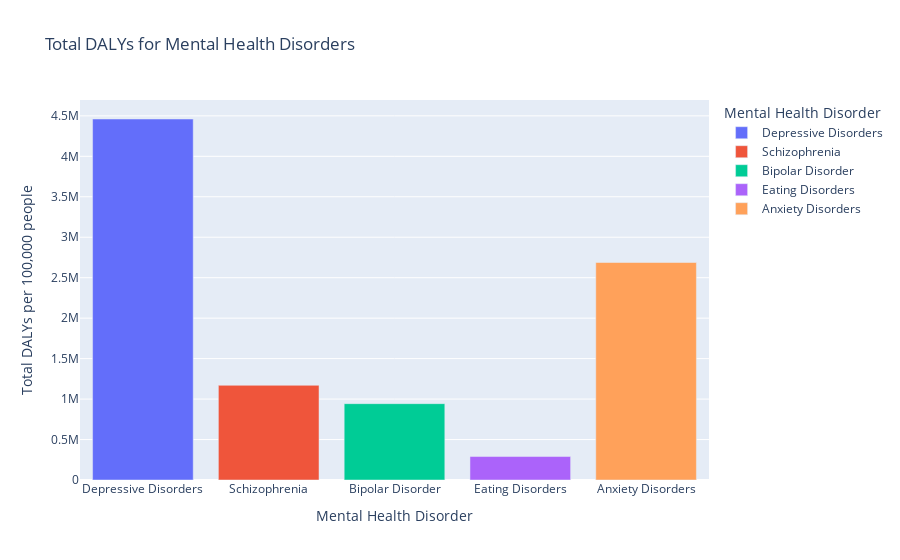

Notebook source saved alongside this figure:
### Code cell
import pandas as pd
import plotly.express as px

# Assuming you already have the 'df' DataFrame

# Sum the DALYs for each disorder
df['Total DALYs from Depressive Disorders'] = df['DALYs from depressive disorders per 100,000 people in, both sexes aged age-standardized'].sum()
df['Total DALYs from Schizophrenia'] = df['DALYs from schizophrenia per 100,000 people in, both sexes aged age-standardized'].sum()
df['Total DALYs from Bipolar Disorder'] = df['DALYs from bipolar disorder per 100,000 people in, both sexes aged age-standardized'].sum()
df['Total DALYs from Eating Disorders'] = df['DALYs from eating disorders per 100,000 people in, both sexes aged age-standardized'].sum()
df['Total DALYs from Anxiety Disorders'] = df['DALYs from anxiety disorders per 100,000 people in, both sexes aged age-standardized'].sum()

# Create a new DataFrame for total DALYs for each disorder
total_daly_df = pd.DataFrame({
    'Disorder': ['Depressive Disorders', 'Schizophrenia', 'Bipolar Disorder', 'Eating Disorders', 'Anxiety Disorders'],
    'Total DALYs': [
        df['Total DALYs from Depressive Disorders'].values[0],
        df['Total DALYs from Schizophrenia'].values[0],
        df['Total DALYs from Bipolar Disorder'].values[0],
        df['Total DALYs from Eating Disorders'].values[0],
        df['Total DALYs from Anxiety Disorders'].values[0]
    ]
})

# Bar plot for the total DALYs for each disorder
fig = px.bar(total_daly_df, x='Disorder', y='Total DALYs',
             title='Total DALYs for Mental Health Disorders',
             labels={'Total DALYs': 'Total DALYs per 100,000 people', 'Disorder': 'Mental Health Disorder'},
             color='Disorder')



fig.show()

### Figure 1 — Plotly figure (JSON) as saved in the notebook; plotly's stock layout.template omitted (floating-point values rounded to 4 significant figures)
{"data": [{"alignmentgroup": "True", "hovertemplate": "Mental Health Disorder=%{x}<br>Total DALYs per 100,000 people=%{y}<extra></extra>", "legendgroup": "Depressive Disorders", "marker": {"color": "#636efa"}, "name": "Depressive Disorders", "offsetgroup": "Depressive Disorders", "orientation": "v", "showlegend": true, "textposition": "auto", "type": "bar", "x": ["Depressive Disorders"], "xaxis": "x", "y": [4461000.0], "yaxis": "y"}, {"alignmentgroup": "True", "hovertemplate": "Mental Health Disorder=%{x}<br>Total DALYs per 100,000 people=%{y}<extra></extra>", "legendgroup": "Schizophrenia", "marker": {"color": "#EF553B"}, "name": "Schizophrenia", "offsetgroup": "Schizophrenia", "orientation": "v", "showlegend": true, "textposition": "auto", "type": "bar", "x": ["Schizophrenia"], "xaxis": "x", "y": [1170000.0], "yaxis": "y"}, {"alignmentgroup": "True", "hovertemplate": "Mental Health Disorder=%{x}<br>Total DALYs per 100,000 people=%{y}<extra></extra>", "legendgroup": "Bipolar Disorder", "marker": {"color": "#00cc96"}, "name": "Bipolar Disorder", "offsetgroup": "Bipolar Disorder", "orientation": "v", "showlegend": true, "textposition": "auto", "type": "bar", "x": ["Bipolar Disorder"], "xaxis": "x", "y": [943400.0], "yaxis": "y"}, {"alignmentgroup": "True", "hovertemplate": "Mental Health Disorder=%{x}<br>Total DALYs per 100,000 people=%{y}<extra></extra>", "legendgroup": "Eating Disorders", "marker": {"color": "#ab63fa"}, "name": "Eating Disorders", "offsetgroup": "Eating Disorders", "orientation": "v", "showlegend": true, "textposition": "auto", "type": "bar", "x": ["Eating Disorders"], "xaxis": "x", "y": [290000.0], "yaxis": "y"}, {"alignmentgroup": "True", "hovertemplate": "Mental Health Disorder=%{x}<br>Total DALYs per 100,000 people=%{y}<extra></extra>", "legendgroup": "Anxiety Disorders", "marker": {"color": "#FFA15A"}, "name": "Anxiety Disorders", "offsetgroup": "Anxiety Disorders", "orientation": "v", "showlegend": true, "textposition": "auto", "type": "bar", "x": ["Anxiety Disorders"], "xaxis": "x", "y": [2688000.0], "yaxis": "y"}], "layout": {"barmode": "relative", "legend": {"title": {"text": "Mental Health Disorder"}, "tracegroupgap": 0}, "title": {"text": "Total DALYs for Mental Health Disorders"}, "xaxis": {"anchor": "y", "categoryarray": ["Depressive Disorders", "Schizophrenia", "Bipolar Disorder", "Eating Disorders", "Anxiety Disorders"], "categoryorder": "array", "domain": [0, 1], "title": {"text": "Mental Health Disorder"}}, "yaxis": {"anchor": "x", "domain": [0, 1], "title": {"text": "Total DALYs per 100,000 people"}}}}
